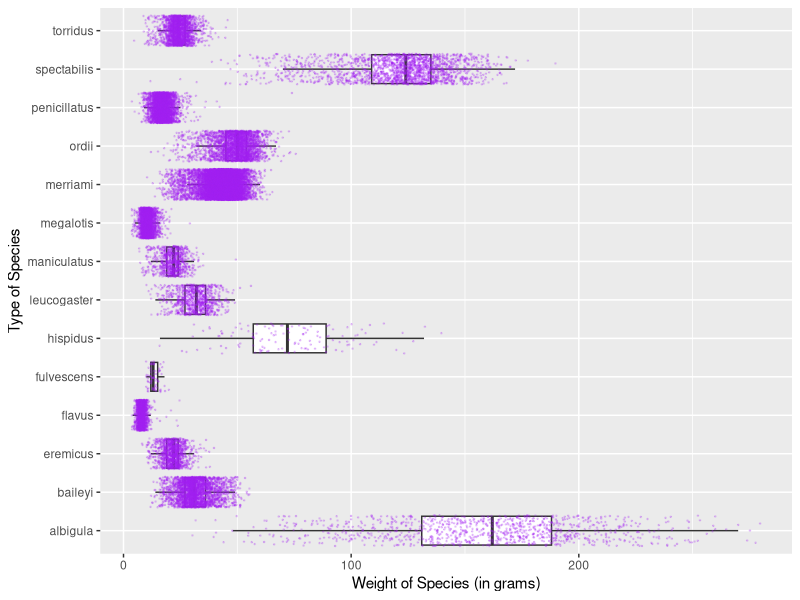
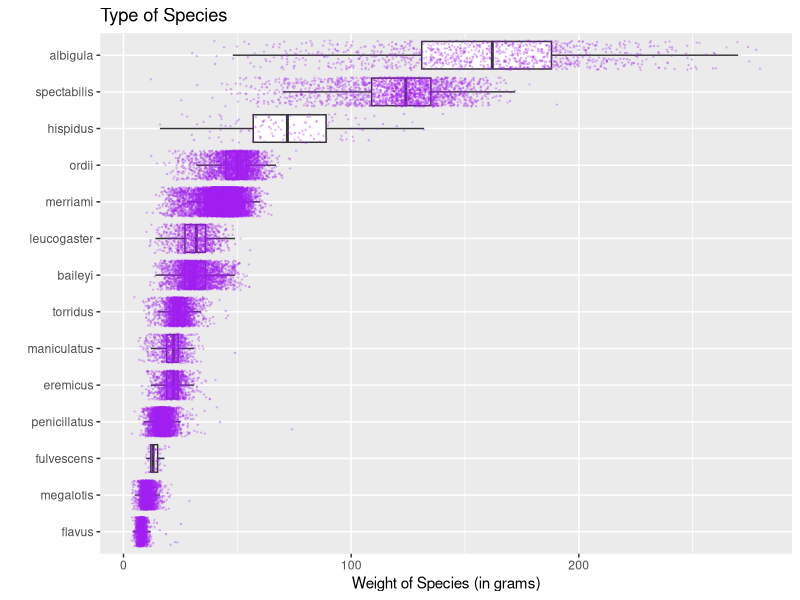
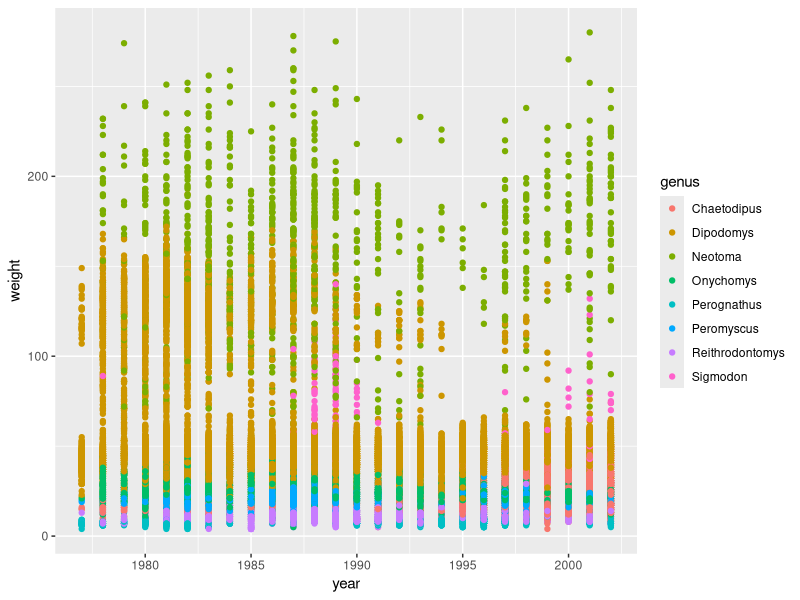
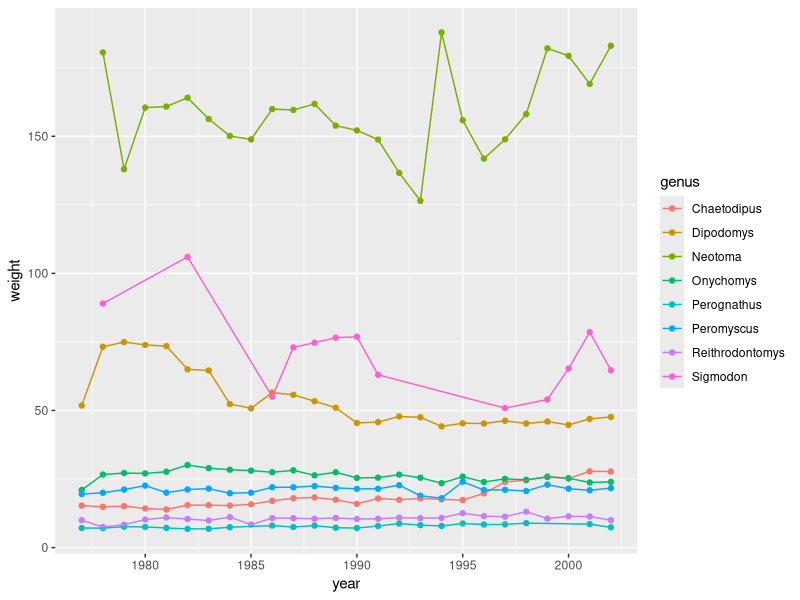
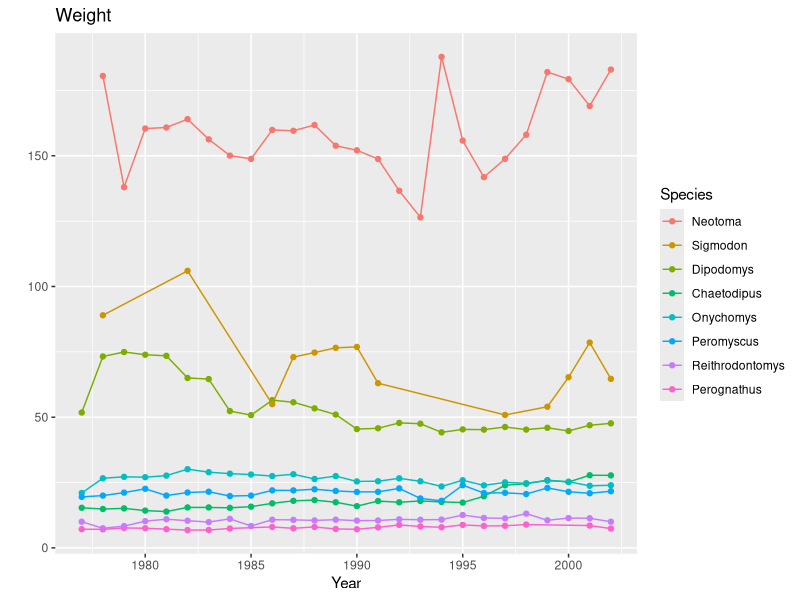
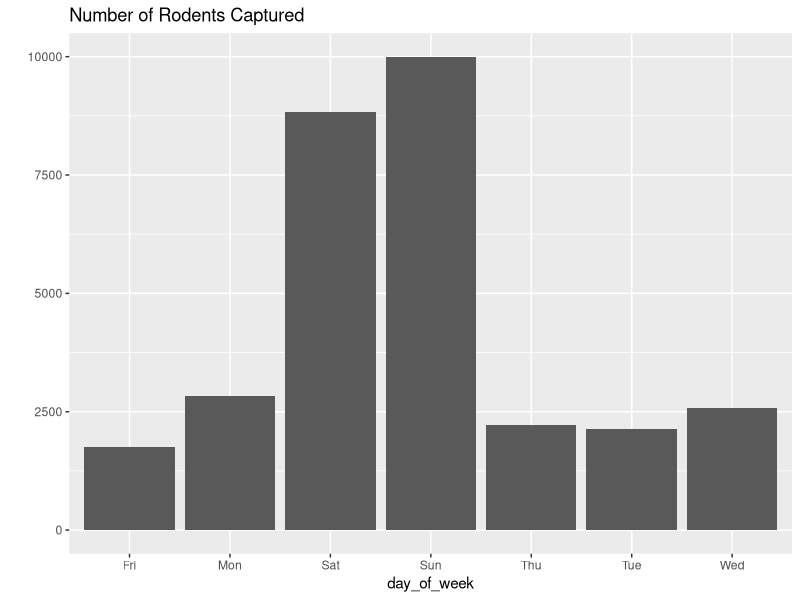

The R script that drew these images, in order: (Note: this script raises an error after producing the figures.)
## ---- chunk 1
#| message: false
library(tidyverse)
## ---- chunk 2
#| message: false
surveys <- read_csv(here::here("supporting_artifacts",
                               "learning_targets",
                               "Lab5",
                               "surveys.csv")) 
## ---- chunk 3
ggplot(data = surveys, 
       mapping = aes(x = weight, 
                     y = species)
       ) +
  geom_boxplot(outlier.shape = NA) +
  geom_jitter(size = .25, 
              color = "Purple", 
              alpha = .20) +
  xlab("Weight of Species (in grams)") +
  ylab("Type of Species")
## ---- chunk 4
surveys <- surveys |>
  mutate(
    species = fct_reorder(species,
                          weight,
                          .desc = FALSE)
    )
ggplot(data = surveys, 
       mapping = aes(x = weight,
                     y = species)
       ) +
  geom_boxplot(outlier.shape = NA) +
  geom_jitter(size = .25, 
              color = "Purple", 
              alpha = .20) +
  labs(x = "Weight of Species (in grams)",
       y = "") +
  ggtitle("Type of Species")
## ---- chunk 5
ggplot(data = surveys,
       mapping = aes(x = year,
                     y = weight,
                     color = genus)) +
  geom_point()
## ---- chunk 6
weightavg <- surveys |>
  group_by(genus, year) |>
  summarize(across(.cols = weight,
                   mean,
                   na.rm = TRUE),
            .groups = "keep"
            )
ggplot(data = weightavg,
       mapping = aes(x = year,
                     y = weight,
                     color = genus)) +
  geom_point() +
  geom_line()
## ---- chunk 7
weightavg <- surveys |>
  group_by(genus, year) |>
  summarize(across(.cols = weight,
                   mean,
                   na.rm = TRUE),
            .groups = "keep"
            )

ggplot(data = weightavg,
       mapping = aes(x = year,
                     y = weight,
                     color = fct_reorder2(genus,
                         year,
                         weight,
                         .desc = TRUE))) +
  geom_point() +
  geom_line() +
  labs(x = "Year",
       y = "",
       color = "Species") +
  ggtitle("Weight")
## ---- chunk 8
surveys <- surveys |>
  filter(
    day_of_week != is.na(day_of_week)
  )
ggplot(data = surveys,
       mapping = aes(x = day_of_week)) +
  geom_bar() +
  labs(y = "") +
  ggtitle("Number of Rodents Captured")
## ---- chunk 9
surveys <- surveys|>
  mutate(
    day_of_week = fct_relevel(day_of_week,
                              levels = c("Mon",
                                         "Tue",
                                         "Wed",
                                         "Thu",
                                         "Fri",
                                         "Sat",
                                         "Sun"))
  )

ggplot(data = surveys,
       mapping = aes(x = day_of_week)) +
  geom_bar() +
  labs(y = "") +
  ggtitle("Number of Rodents Captured")
## ---- chunk 10
week <- surveys |>
  mutate(
    weekday = fct_collapse(day_of_week,
                           weekend = c("Sat", "Sun"),
                           weekday = c("Mon",
                                       "Tue",
                                       "Wed",
                                       "Thu",
                                       "Fri"))
    )

ggplot(data = week,
       mapping = aes(x = weekday)) +
  geom_bar() +
  labs(x = "Day of the Week",
       y = "") +
  ggtitle("Number of Captures")
